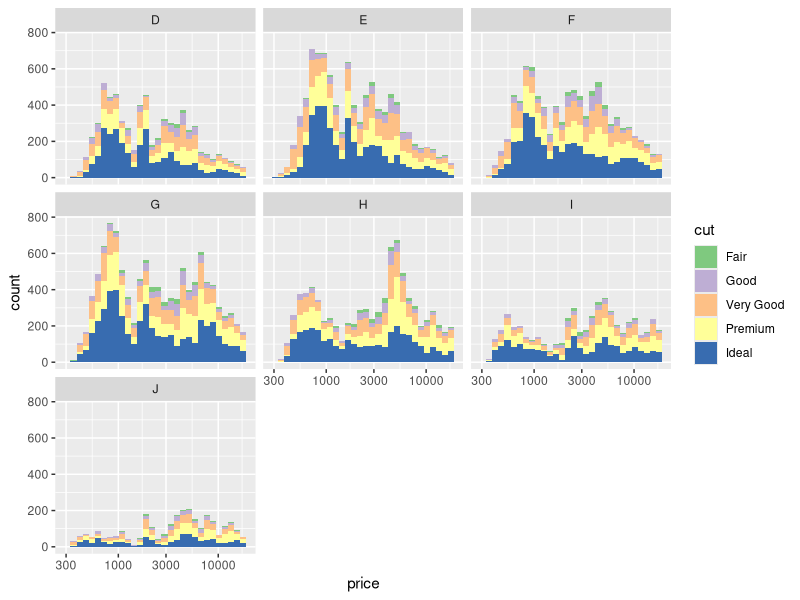
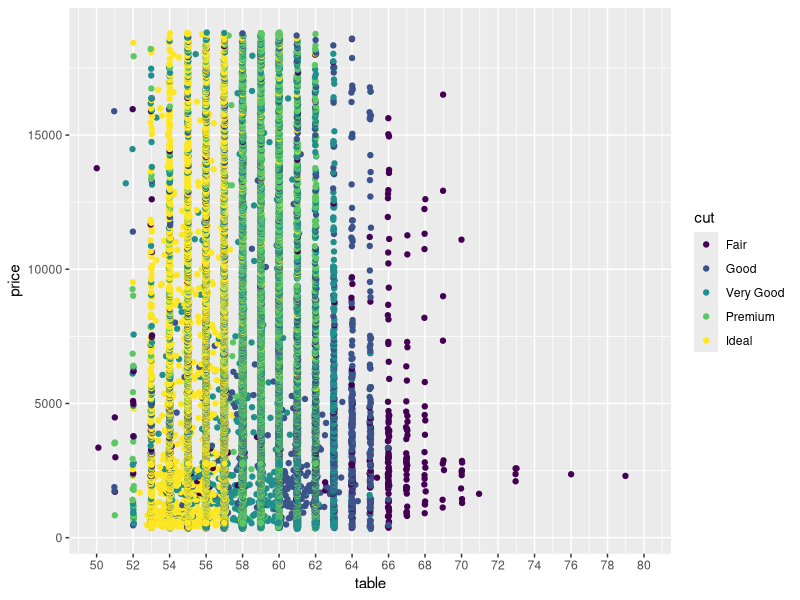
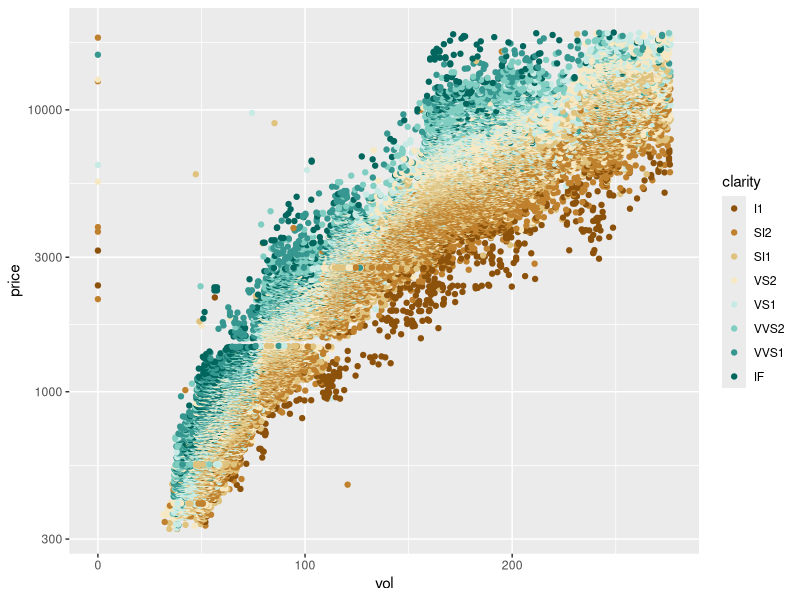

Write R code to recreate these figures, in order.
## ---- chunk 1
knitr::opts_chunk$set(echo = TRUE)
## ---- chunk 2
library(dplyr)
library(ggplot2)
## ---- chunk 3
head(diamonds,10)

## ---- chunk 4
str(diamonds)
## ---- chunk 5
ggplot(data = diamonds, aes(price,fill= cut))+
  scale_fill_brewer(type = 'qual')+
  geom_histogram()+
  scale_x_log10()+
  facet_wrap(~color, ncol=3)
## ---- chunk 6
ggplot(data=diamonds, aes(y=price, x=table, color=cut))+
  scale_fill_brewer(type = 'qual')+
  geom_jitter(position = position_jitter(height = 0))+
  scale_x_continuous(limits = c(50,80), breaks = seq(50,80,2))
  
## ---- chunk 7
diamonds$vol <- diamonds$x * diamonds$y * diamonds$z

ggplot(diamonds, aes(vol, price, color=clarity))+
  geom_jitter(position = position_jitter(height =0))+
  scale_color_brewer(type = 'div')+
  scale_y_log10()+
  scale_x_continuous(limits = c(0,quantile(diamonds$vol, 0.95)))
 
